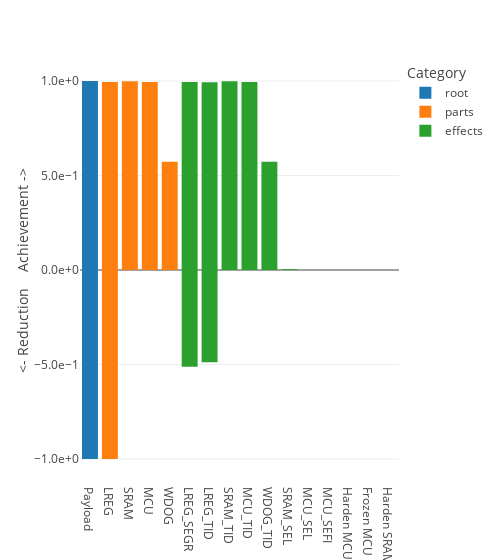

The notebook cell this image was saved under:
### Markdown cell above
## Risk achievement and reduction ratios

### Code cell
### risk reduction and achievement ratios
ratios = pd.DataFrame(index=worth[0].columns,columns=mean.columns)
ratios['root'].loc[root] = worth[0][[root]].mean().squeeze() + worth[1][[root]].mean().squeeze()
ratios['parts'].loc[parts] = worth[0][parts].mean() + worth[1][parts].mean()
ratios['effects'].loc[effects] = worth[0][effects].mean() + worth[1][effects].mean()
ratios['base'] = -worth[1].mean()
ratios['achievement'] = ratios[mean.columns].sum(axis=1) + ratios['base']
ratios['reduction'] = -ratios['base']
ratios = ratios.sort_values(by=list(mean.columns),ascending=False).astype(float)
display(ratios)
fig = px.bar(ratios[mean.columns],base=ratios['base'],
    labels={'value':'<- Reduction    Achievement ->','variable':'Category','index':''})
fig.update_layout(width=500)
fig.write_image(f'{project_dir}/figures/ratios.png')
fig.show()

### Figure 1 — Plotly figure (JSON) as saved in the notebook; plotly's stock layout.template omitted (floating-point values rounded to 4 significant figures)
{"data": [{"alignmentgroup": "True", "base": [-1, -1.0, -9.923e-11, -2.45e-10, 0, -0.5115, -0.4881, 0, -2.45e-10, 0, -9.923e-11, 0, 0, 0, 0, -9.923e-11], "hovertemplate": "Category=root<br>base=%{base}<br>=%{x}<br><- Reduction    Achievement ->=%{y}<extra></extra>", "legendgroup": "root", "marker": {"color": "#1F77B4", "pattern": {"shape": ""}}, "name": "root", "offsetgroup": "root", "orientation": "v", "showlegend": true, "textposition": "auto", "type": "bar", "x": ["Payload", "LREG", "SRAM", "MCU", "WDOG", "LREG_SEGR", "LREG_TID", "SRAM_TID", "MCU_TID", "WDOG_TID", "SRAM_SEL", "MCU_SEL", "MCU_SEFI", "Harden MCU", "Frozen MCU", "Harden SRAM"], "xaxis": "x", "y": [2, null, null, null, null, null, null, null, null, null, null, null, null, null, null, null], "yaxis": "y"}, {"alignmentgroup": "True", "base": [-1, -1.0, -9.923e-11, -2.45e-10, 0, -0.5115, -0.4881, 0, -2.45e-10, 0, -9.923e-11, 0, 0, 0, 0, -9.923e-11], "hovertemplate": "Category=parts<br>base=%{base}<br>=%{x}<br><- Reduction    Achievement ->=%{y}<extra></extra>", "legendgroup": "parts", "marker": {"color": "#FF7F0E", "pattern": {"shape": ""}}, "name": "parts", "offsetgroup": "parts", "orientation": "v", "showlegend": true, "textposition": "auto", "type": "bar", "x": ["Payload", "LREG", "SRAM", "MCU", "WDOG", "LREG_SEGR", "LREG_TID", "SRAM_TID", "MCU_TID", "WDOG_TID", "SRAM_SEL", "MCU_SEL", "MCU_SEFI", "Harden MCU", "Frozen MCU", "Harden SRAM"], "xaxis": "x", "y": [null, 1.994, 0.9989, 0.9947, 0.5728, null, null, null, null, null, null, null, null, null, null, null], "yaxis": "y"}, {"alignmentgroup": "True", "base": [-1, -1.0, -9.923e-11, -2.45e-10, 0, -0.5115, -0.4881, 0, -2.45e-10, 0, -9.923e-11, 0, 0, 0, 0, -9.923e-11], "hovertemplate": "Category=effects<br>base=%{base}<br>=%{x}<br><- Reduction    Achievement ->=%{y}<extra></extra>", "legendgroup": "effects", "marker": {"color": "#2CA02C", "pattern": {"shape": ""}}, "name": "effects", "offsetgroup": "effects", "orientation": "v", "showlegend": true, "textposition": "auto", "type": "bar", "x": ["Payload", "LREG", "SRAM", "MCU", "WDOG", "LREG_SEGR", "LREG_TID", "SRAM_TID", "MCU_TID", "WDOG_TID", "SRAM_SEL", "MCU_SEL", "MCU_SEFI", "Harden MCU", "Frozen MCU", "Harden SRAM"], "xaxis": "x", "y": [null, null, null, null, null, 1.506, 1.482, 0.9989, 0.9947, 0.5728, 0.004849, 0, 0, null, null, null], "yaxis": "y"}], "layout": {"barmode": "relative", "legend": {"title": {"text": "Category"}, "tracegroupgap": 0}, "margin": {"t": 60}, "width": 500, "xaxis": {"anchor": "y", "domain": [0, 1], "title": {"text": ""}}, "yaxis": {"anchor": "x", "domain": [0, 1], "title": {"text": "<- Reduction    Achievement ->"}}}}
